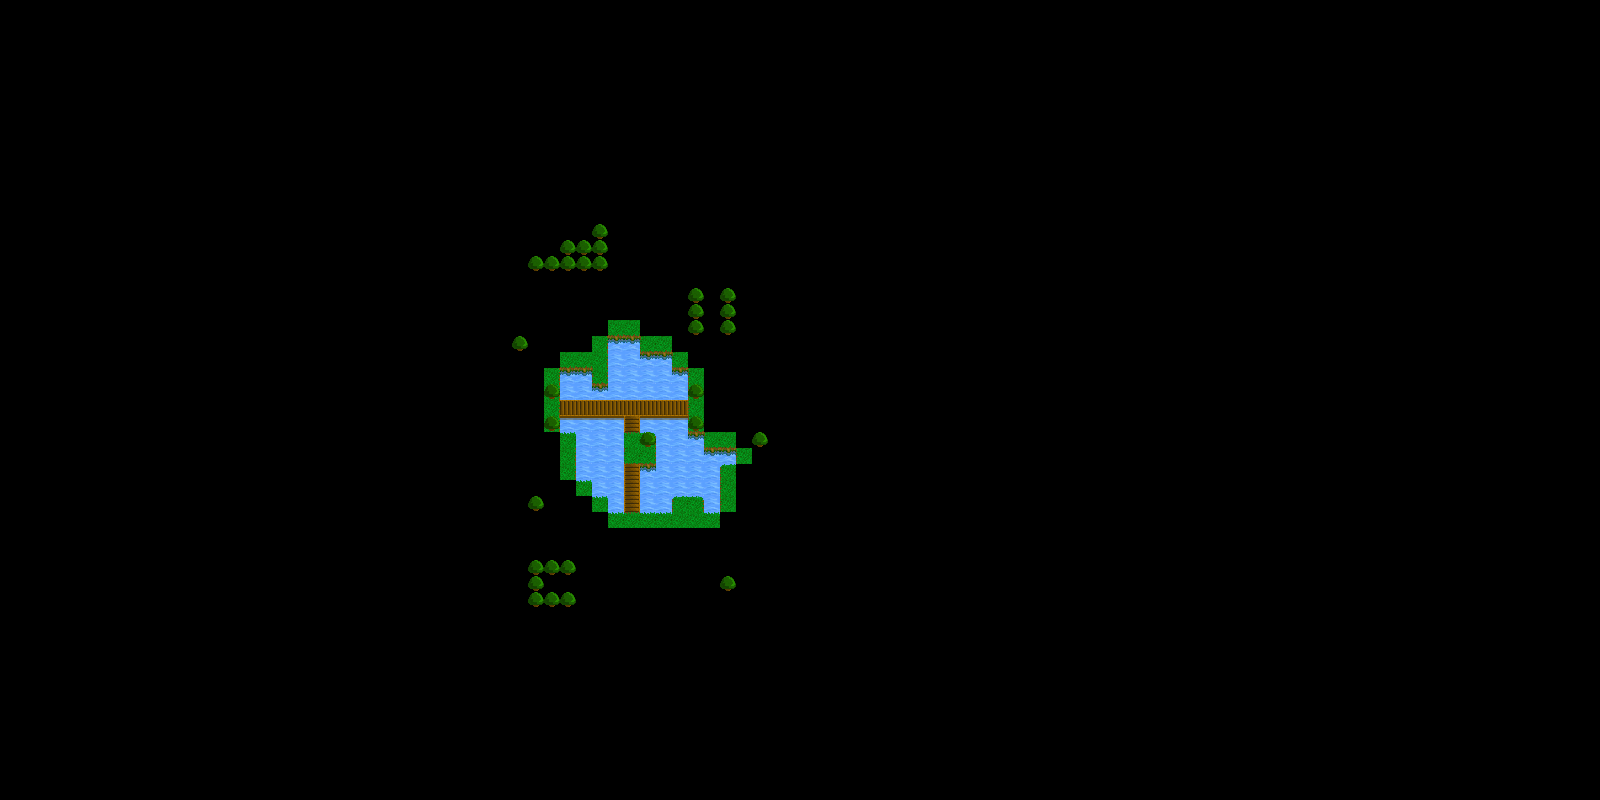

Rendered tile map (Tiled .tmx) drawn with the repository's tilesets; below, a short description and the map source with its tile grids summarised:
An orthogonal 100x50 tile map with 16x16 px tiles, 3 tile layers (blocking, notBlocking, trees).

<map version="1.0" orientation="orthogonal" width="100" height="50" tilewidth="16" tileheight="16">
 <tileset firstgid="1" name="tiles" tilewidth="16" tileheight="16">
  <image source="spr_world_tiles.png" width="256" height="256" />
 </tileset>
 <layer name="blocking" width="100" height="50">
  <data>[5000 cells, 61 non-empty, 3 distinct tile ids]</data>
 </layer>
 <layer name="notBlocking" width="100" height="50">
  <data>[5000 cells, 54 non-empty, 13 distinct tile ids]</data>
 </layer>
 <layer name="trees" width="100" height="50">
  <data>[5000 cells, 31 non-empty, 1 distinct tile ids]</data>
 </layer>
</map>
